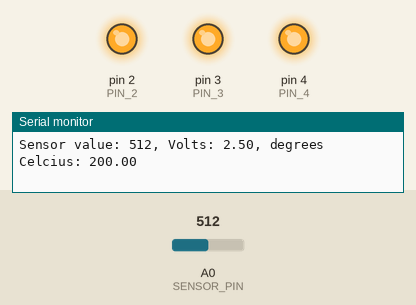
Simulated run of this sketch. Board: Arduino Uno, built with avr-gcc and run on an emulated ATmega328P. Shown: output pins drawn as LEDs (lit = HIGH), the last lines printed to the serial monitor. The inputs (shaded band) are chosen by the test bench; at power-on: A0 (SENSOR_PIN) = 512.

Above: at 1.2 s.
1.3 s: A0 (SENSOR_PIN) set to 158
4.3 s: A0 (SENSOR_PIN) set to 130
At 5.5 s:
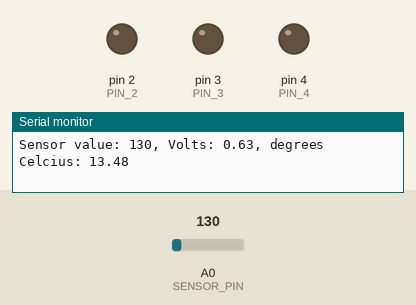
5.8 s: A0 (SENSOR_PIN) set to 306
At 7.2 s:
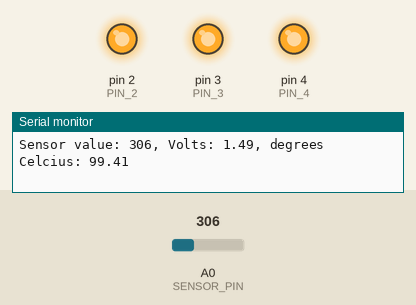
Timing chart, 0 to 8.8 s (numbered marks = the images above; inputs shaded):
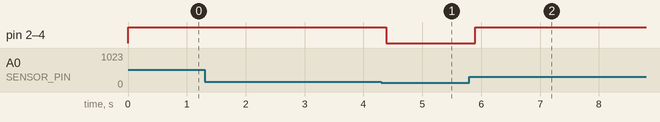

Measured:
- the behaviour switches between 144 and 143 on A0 (SENSOR_PIN) (found by bisection; images 0 and 1)
- after the input at 4.3 s, pin 2 (PIN_2), pin 3 (PIN_3), pin 4 (PIN_4): HIGH → LOW after 0.08 s
- after the input at 5.8 s, pin 2 (PIN_2), pin 3 (PIN_3), pin 4 (PIN_4): LOW → HIGH after 0.10 s

The sketch:

analog_out_example.ino
```cpp
const int SENSOR_PIN = A0;
const float BASELINE_TEMP = 20.0;
const int TEMP_DELTA = 2;

const int PIN_2 = 2;
const int PIN_3 = 3;
const int PIN_4 = 4;

float normalizeVoltage(const int sensorVal) {
  return (sensorVal/1024.0) * 5.0;
}

float calculateDegreesCelcius(const float voltage) {
   return (voltage - 0.5) * 100;
}

bool isCold(const float temp) {
    return temp <  BASELINE_TEMP;
}

bool isLowTemp(const float temp) {
  return (temp >= (BASELINE_TEMP + TEMP_DELTA)) &&
      (temp < (BASELINE_TEMP + (TEMP_DELTA * 2)));
}

bool isMediumTemp(const float temp) {
  return (temp >= (BASELINE_TEMP + (TEMP_DELTA * 2))) &&
      (temp < (BASELINE_TEMP + (TEMP_DELTA * 3)));
}

bool isHot(const float temp) {
  return temp >= (BASELINE_TEMP + (TEMP_DELTA * 3));
}

void displayReading(const float temp) {
  if (isCold(temp)) {
    digitalWrite(PIN_2, LOW);
    digitalWrite(PIN_3, LOW);
    digitalWrite(PIN_4, LOW);
  } else if (isLowTemp(temp)) {
    digitalWrite(PIN_2, HIGH);
    digitalWrite(PIN_3, LOW);
    digitalWrite(PIN_4, LOW);
  } else if (isMediumTemp(temp)) {
    digitalWrite(PIN_2, HIGH);
    digitalWrite(PIN_3, HIGH);
    digitalWrite(PIN_4, LOW);
  } else if (isHot(temp)) {
    digitalWrite(PIN_2, HIGH);
    digitalWrite(PIN_3, HIGH);
    digitalWrite(PIN_4, HIGH);
  }
}

void setup() {
  for (int pinNumber=2; pinNumber<5; pinNumber++) {
    pinMode(pinNumber, OUTPUT);
    digitalWrite(pinNumber, LOW);
  }

  Serial.begin(9600);
}

void loop() {
  int sensorVal = analogRead(SENSOR_PIN);
  Serial.print("Sensor value: ");
  Serial.print(sensorVal);

  float voltage = normalizeVoltage(sensorVal);
  Serial.print(", Volts: ");
  Serial.print(voltage);

  float temp = calculateDegreesCelcius(voltage);
  Serial.print(", degrees Celcius: ");
  Serial.print(temp);

  Serial.println();

  displayReading(temp);

  delay(1);
}
```
